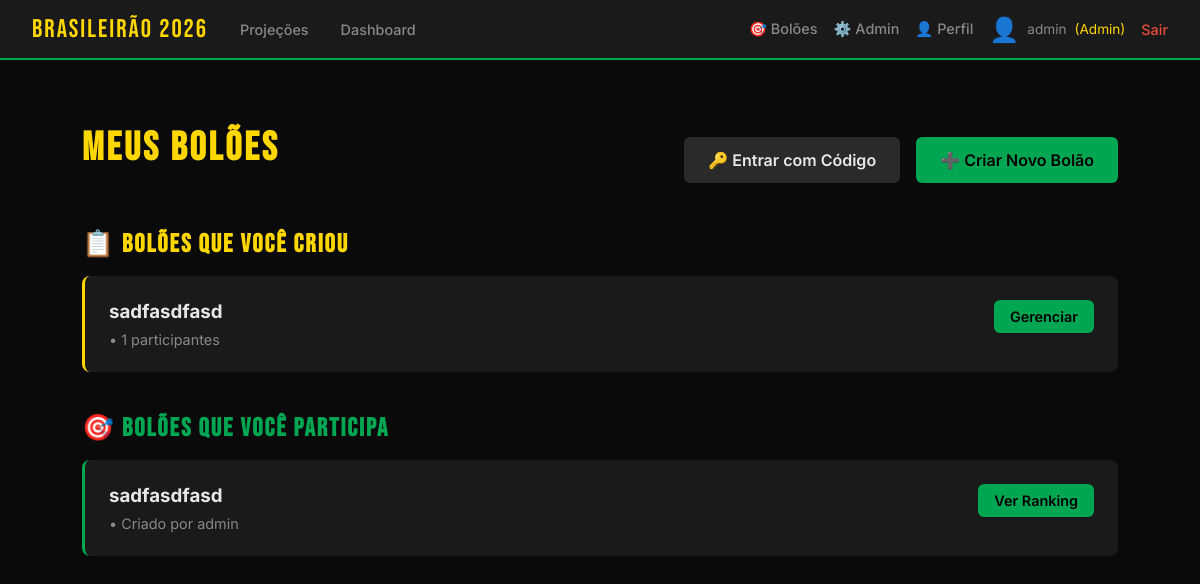
Before: /meus_boloes (signed in) with the older database file.
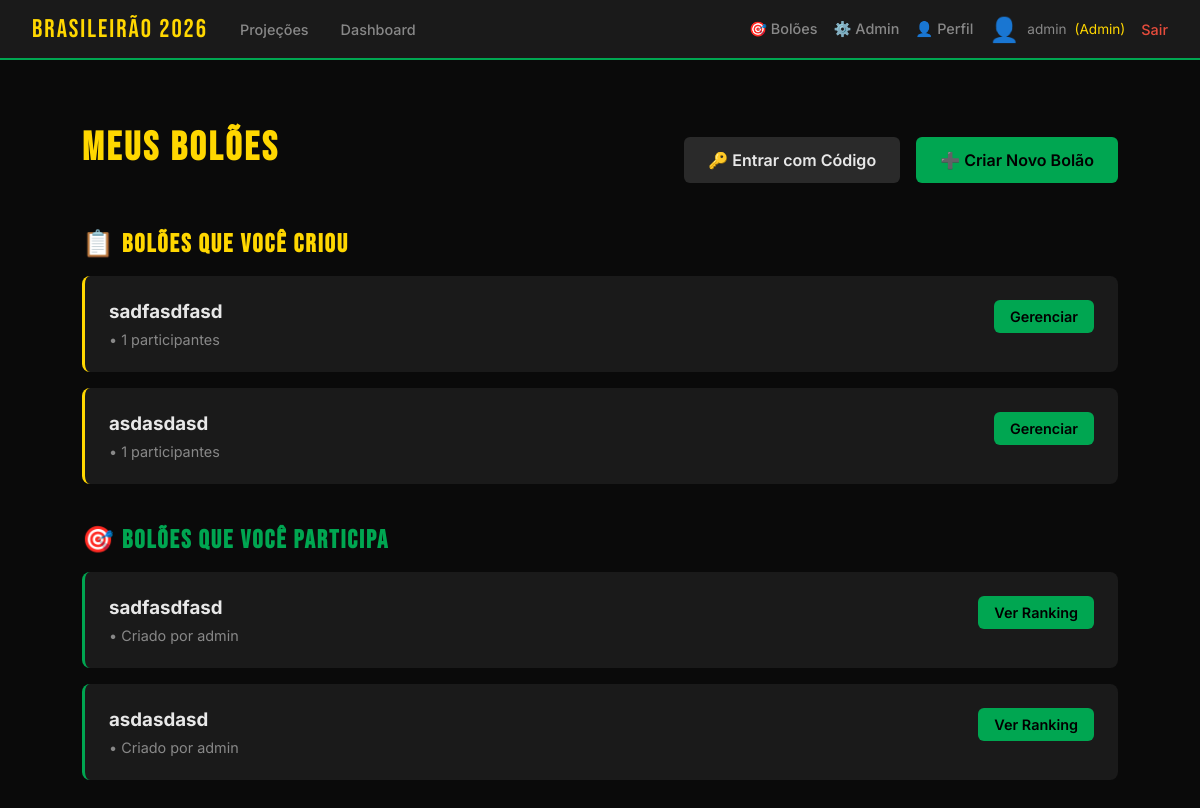
After: the same page with the newer database file.
### app/models.py (models this page shows, shortened)
class Usuario(UserMixin, db.Model):
    id = db.Column(db.Integer, primary_key=True)
    username = db.Column(db.String(80), unique=True, nullable=False)
    email = db.Column(db.String(120), unique=True, nullable=True)
    nome_completo = db.Column(db.String(200), nullable=True)
    password_hash = db.Column(db.String(200), nullable=False)
    is_admin = db.Column(db.Boolean, default=False)
    avatar_tipo = db.Column(db.String(20), default='sugerido')  # sugerido, upload
    avatar_sugerido_id = db.Column(db.Integer, db.ForeignKey('avatar_sugerido.id'), nullable=True)
    avatar_custom_url = db.Column(db.String(200), nullable=True)
    time_coracao_id = db.Column(db.Integer, db.ForeignKey('time.id'), nullable=True)
    tipo = db.Column(db.String(20), default='participante')  # admin, dono, participante
    status = db.Column(db.String(20), default='ativo')  # ativo, suspenso
    data_cadastro = db.Column(db.DateTime, default=db.func.now())

class Bolao(db.Model):
    id = db.Column(db.Integer, primary_key=True)
    nome = db.Column(db.String(100), nullable=False)
    competicao_id = db.Column(db.Integer, db.ForeignKey('competicao.id'), nullable=False)
    dono_id = db.Column(db.Integer, db.ForeignKey('usuario.id'), nullable=False)
    codigo_convite = db.Column(db.String(10), unique=True, nullable=False)
    regra_pontuacao_id = db.Column(db.Integer, db.ForeignKey('regra_pontuacao.id'), nullable=False)
    tipo_acesso = db.Column(db.String(20), default='publico')  # publico, privado
    tipo_bolao = db.Column(db.String(30), default='campeonato_completo')  # campeonato_completo, time_campeonato, time_ano_completo
    time_especifico_id = db.Column(db.Integer, db.ForeignKey('time.id'), nullable=True)
    ano = db.Column(db.Integer, nullable=True)
    status_pagamento = db.Column(db.String(20), default='pendente')  # pendente, aprovado, recusado
    valor_pago = db.Column(db.Float, default=0.0)
    data_pagamento = db.Column(db.DateTime, nullable=True)
    status = db.Column(db.String(20), default='ativo')  # ativo, encerrado
    data_criacao = db.Column(db.DateTime, default=db.func.now())
    competicao = db.relationship('Competicao', backref='boloes')
    dono = db.relationship('Usuario', foreign_keys=[dono_id], backref='boloes_criados')
    regra = db.relationship('RegraPontuacao', backref='boloes')
    participantes = db.relationship('ParticipanteBolao', backref='bolao', lazy='dynamic')
    time_especifico = db.relationship('Time', backref='boloes_time')  # NOVO relacionamento

class ParticipanteBolao(db.Model):
    id = db.Column(db.Integer, primary_key=True)
    bolao_id = db.Column(db.Integer, db.ForeignKey('bolao.id'), nullable=False)
    usuario_id = db.Column(db.Integer, db.ForeignKey('usuario.id'), nullable=False)
    data_entrada = db.Column(db.DateTime, default=db.func.now())
    pontos_totais = db.Column(db.Integer, default=0)
    usuario = db.relationship('Usuario', backref='participacoes')

### app/routes.py (the view)
@bp.route('/meus_boloes')
@login_required
def meus_boloes():
    from app.models import Bolao, ParticipanteBolao
    boloes_dono = Bolao.query.filter_by(dono_id=current_user.id).all()
    boloes_participante = ParticipanteBolao.query.filter_by(usuario_id=current_user.id).all()
    return render_template('meus_boloes.html',
                         boloes_dono=boloes_dono,
                         boloes_participante=boloes_participante)

### app/__init__.py (called while the page is built)
@login_manager.user_loader
def load_user(user_id):
    from app.models import Usuario
    return Usuario.query.get(int(user_id))

### app/templates/meus_boloes.html (shortened to what this page needs)
{% extends "base.html" %}
{% block content %}
<div style="max-width: 1200px; margin: 2rem auto;">
    <div style="display: flex; justify-content: space-between; align-items: center; margin-bottom: 2rem;">
        <h1>Meus Bolões</h1>
        <div style="display: flex; gap: 1rem;">
            <a href="/entrar_bolao" style="background: var(--cinza-medio); color: var(--texto); padding: 0.8rem 1.5rem;
                border-radius: 6px; text-decoration: none; font-weight: 600;">
                🔑 Entrar com Código
            </a>
            <a href="/criar_bolao" style="background: var(--verde); color: #000; padding: 0.8rem 1.5rem;
                border-radius: 6px; text-decoration: none; font-weight: 600;">
                ➕ Criar Novo Bolão
            </a>
        </div>
    </div>
    <div style="display: grid; gap: 1.5rem;">
        {% if boloes_dono|length > 0 %}
        <div>
            <h2 style="color: var(--amarelo); margin-bottom: 1rem;">📋 Bolões que você criou</h2>
            {% for bolao in boloes_dono %}
            <div style="background: var(--cinza); padding: 1.5rem; border-radius: 8px; margin-bottom: 1rem; border-left: 3px solid var(--amarelo);">
                <div style="display: flex; justify-content: space-between; align-items: start;">
                    <div>
                        <h3 style="margin-bottom: 0.5rem;">{{ bolao.nome }}</h3>
                        <div style="color: var(--texto-fraco); font-size: 0.9rem;">
                            {{ bolao.competicao.nome }} • {{ bolao.participantes.count() }} participantes
                        </div>
                    </div>
                    <a href="/bolao/{{ bolao.id }}" style="background: var(--verde); color: #000; padding: 0.5rem 1rem;
                        border-radius: 6px; text-decoration: none; font-weight: 600; font-size: 0.9rem;">
                        Gerenciar
                    </a>
                </div>
            </div>
            {% endfor %}
        </div>
        {% endif %}
        {% if boloes_participante|length > 0 %}
        <div>
            <h2 style="color: var(--verde); margin-bottom: 1rem;">🎯 Bolões que você participa</h2>
            {% for participacao in boloes_participante %}
            <div style="background: var(--cinza); padding: 1.5rem; border-radius: 8px; margin-bottom: 1rem; border-left: 3px solid var(--verde);">
                <div style="display: flex; justify-content: space-between; align-items: start;">
                    <div>
                        <h3 style="margin-bottom: 0.5rem;">{{ participacao.bolao.nome }}</h3>
                        <div style="color: var(--texto-fraco); font-size: 0.9rem;">
                            {{ participacao.bolao.competicao.nome }} • Criado por {{ participacao.bolao.dono.username }}
                        </div>
                    </div>
                    <a href="/bolao/{{ participacao.bolao.id }}" style="background: var(--verde); color: #000; padding: 0.5rem 1rem;
                        border-radius: 6px; text-decoration: none; font-weight: 600; font-size: 0.9rem;">
                        Ver Ranking
                    </a>
                </div>
            </div>
            {% endfor %}
        </div>
        {% endif %}
    </div>
</div>
{% endblock %}

### app/templates/base.html (shortened to what this page needs)
<!DOCTYPE html>
<html lang="pt-BR">
<head>
</head>
<body>
    <nav>
        <a href="/" class="logo">Brasileirão 2026</a>
        <a href="/projecoes">Projeções</a>
        <a href="/dashboard">Dashboard</a>
        <div style="margin-left: auto; display: flex; align-items: center; gap: 1rem;">
            {% if current_user.is_authenticated %}
                <a href="/meus_boloes">🎯 Bolões</a>
                    {% if current_user.is_admin %}
                        <a href="/admin/competicoes">⚙️ Admin</a>
                    {% endif %}
                <a href="/perfil">👤 Perfil</a>
                <span style="display: flex; align-items: center; gap: 0.5rem; color: var(--texto-fraco); font-size: 0.85rem;">
                    {% if current_user.avatar_tipo == 'sugerido' and current_user.avatar_sugerido_id %}
                        <span style="font-size: 1.5rem;">{{ ['⚽', '🏆', '👟', '🥅', '🔥', '⭐', '⚡', '💪', '🎯', '👊', '🚀', '💎'][current_user.avatar_sugerido_id - 1] }}</span>
                    {% elif current_user.avatar_tipo == 'upload' and current_user.avatar_custom_url %}
                        <img src="{{ current_user.avatar_custom_url }}" style="width: 30px; height: 30px; border-radius: 50%; object-fit: cover;">
                    {% else %}
                        <span style="font-size: 1.5rem;">👤</span>
                    {% endif %}
                    {{ current_user.username }}
                    {% if current_user.is_admin %}
                        <span style="color: var(--amarelo);">(Admin)</span>
                    {% endif %}
                </span>
                <a href="/logout" style="color: #e74c3c;">Sair</a>
            {% else %}
                <a href="/login">Login</a>
                <a href="/registro">Criar Conta</a>
            {% endif %}
        </div>
    </nav>
    <div class="container">
        {% block content %}{% endblock %}
    </div>
</body>
</html>

### app/templates/base.html (style rules this page uses)
:root { --verde: #00a651; --amarelo: #ffd700; --azul: #003087; --escuro: #0a0a0a; --cinza: #1a1a1a; --cinza-medio: #2a2a2a; --texto: #e8e8e8; --texto-fraco: #888; }
* { margin: 0; padding: 0; box-sizing: border-box; }
body { background: var(--escuro); color: var(--texto); font-family: 'Inter', sans-serif; min-height: 100vh; }
nav { background: var(--cinza); border-bottom: 2px solid var(--verde); padding: 0 2rem; display: flex; align-items: center; gap: 2rem; height: 60px; }
nav .logo { font-family: 'Bebas Neue', sans-serif; font-size: 1.6rem; color: var(--amarelo); letter-spacing: 2px; text-decoration: none; }
nav a { color: var(--texto-fraco); text-decoration: none; font-size: 0.9rem; font-weight: 500; transition: color 0.2s; }
.container { max-width: 1100px; margin: 0 auto; padding: 2rem; }
h1 { font-family: 'Bebas Neue', sans-serif; font-size: 2.5rem; letter-spacing: 3px; color: var(--amarelo); margin-bottom: 1.5rem; }
h2 { font-family: 'Bebas Neue', sans-serif; font-size: 1.6rem; letter-spacing: 2px; color: var(--verde); margin-bottom: 1rem; }

Changed rows visible on the page:
added Bolao: nome "asdasdasd", participantes.count "1"
added ParticipanteBolao: bolao.nome "asdasdasd", bolao.dono.username "admin"
